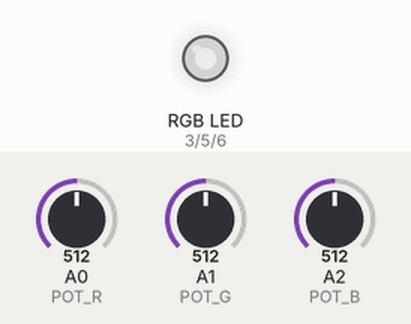
Recording of a sketch running on a simulated Arduino Uno, built with avr-gcc and run on an emulated ATmega328P. Shown: an RGB LED mixed from three pins (HIGH = lit). Inputs (shaded band) come from the test bench; at power-on: A0 (POT_R) = 512, A1 (POT_G) = 512, A2 (POT_B) = 512. Dim RGB values are drawn brighter than linear.

Above: at 1.2 s.
1.3 s: A0 (POT_R) set to 716
At 2.3 s:
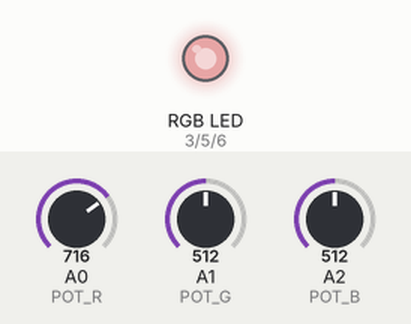
2.8 s: A1 (POT_G) set to 716
At 3.4 s:
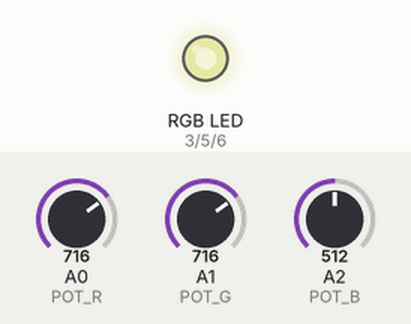
4.3 s: A2 (POT_B) set to 716
At 4.6 s:
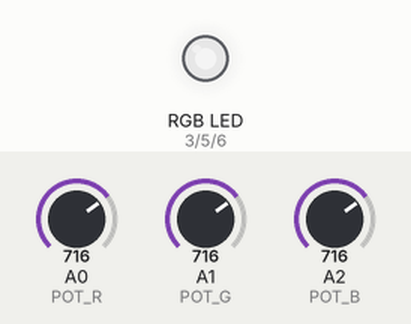
5.8 s: A0 (POT_R) set to 900
At 6.9 s:
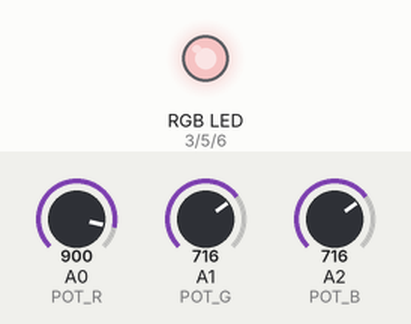
7.3 s: A1 (POT_G) set to 900
At 8.0 s:
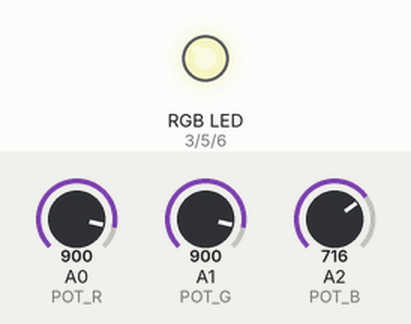
8.8 s: A2 (POT_B) set to 900
At 9.2 s:
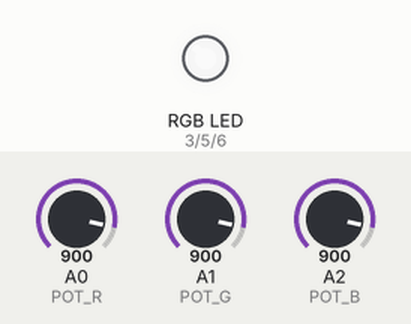
Timing chart, 0 to 11.3 s (numbered marks = the images above; inputs shaded):
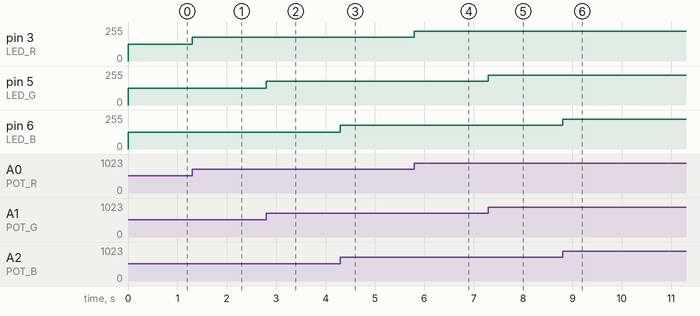

The sketch:

code.ino
```cpp
#define LED_R 3
#define LED_G 5
#define LED_B 6
#define POT_R A0
#define POT_G A1
#define POT_B A2

void setup()
{
	pinMode(POT_R, INPUT);
	pinMode(POT_G, INPUT);
	pinMode(POT_B, INPUT);
	pinMode(LED_R, OUTPUT);
	pinMode(LED_G, OUTPUT);
	pinMode(LED_B, OUTPUT);
}

void loop()
{
	// as portas de entrada analogicas A0-A5 lidam com valores
	// de 0 a 1023. Ja as portas de saida PWM lidam com valores
	// de 0 a 255. Por isso a necessidade da conversao:
	analogWrite(LED_R, (analogRead(POT_R) / 1023.0) * 255);
	analogWrite(LED_G, (analogRead(POT_G) / 1023.0) * 255);
	analogWrite(LED_B, (analogRead(POT_B) / 1023.0) * 255);
}
```

Measured:
- after the input at 1.3 s, pin 3 (LED_R): 127/255 → 178/255 at once
- after the input at 2.8 s, pin 5 (LED_G): 127/255 → 178/255 at once
- after the input at 4.3 s, pin 6 (LED_B): 127/255 → 178/255 at once
- after the input at 5.8 s, pin 3 (LED_R): 178/255 → 224/255 at once
- after the input at 7.3 s, pin 5 (LED_G): 178/255 → 224/255 at once
- after the input at 8.8 s, pin 6 (LED_B): 178/255 → 224/255 at once
